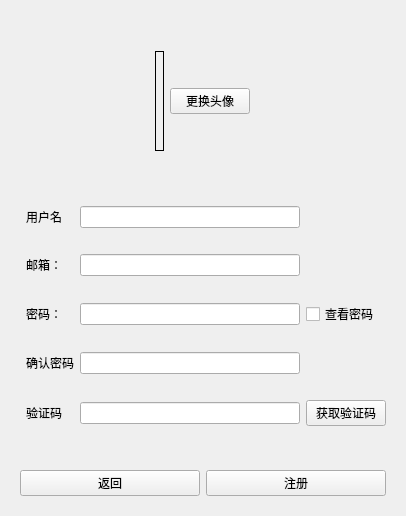
<?xml version="1.0" encoding="UTF-8"?>
<ui version="4.0">
 <class>RegisterForm</class>
 <widget class="QWidget" name="RegisterForm">
  <property name="geometry">
   <rect>
    <x>0</x>
    <y>0</y>
    <width>406</width>
    <height>516</height>
   </rect>
  </property>
  <property name="windowTitle">
   <string>Form</string>
  </property>
  <layout class="QVBoxLayout" name="verticalLayout">
   <item>
    <widget class="QWidget" name="widget_3" native="true">
     <property name="sizePolicy">
      <sizepolicy hsizetype="Expanding" vsizetype="Expanding">
       <horstretch>0</horstretch>
       <verstretch>0</verstretch>
      </sizepolicy>
     </property>
     <property name="maximumSize">
      <size>
       <width>16777215</width>
       <height>200</height>
      </size>
     </property>
     <layout class="QHBoxLayout" name="horizontalLayout_2">
      <item>
       <spacer name="horizontalSpacer">
        <property name="orientation">
         <enum>Qt::Horizontal</enum>
        </property>
        <property name="sizeType">
         <enum>QSizePolicy::Expanding</enum>
        </property>
        <property name="sizeHint" stdset="0">
         <size>
          <width>200</width>
          <height>20</height>
         </size>
        </property>
       </spacer>
      </item>
      <item>
       <widget class="QLabel" name="avatarLabel">
        <property name="sizePolicy">
         <sizepolicy hsizetype="Fixed" vsizetype="Fixed">
          <horstretch>0</horstretch>
          <verstretch>0</verstretch>
         </sizepolicy>
        </property>
        <property name="maximumSize">
         <size>
          <width>100</width>
          <height>100</height>
         </size>
        </property>
        <property name="frameShape">
         <enum>QFrame::Box</enum>
        </property>
        <property name="frameShadow">
         <enum>QFrame::Plain</enum>
        </property>
        <property name="text">
         <string/>
        </property>
        <property name="pixmap">
         <pixmap resource="resources.qrc">:/img/resources/defaultAvatar.jpg</pixmap>
        </property>
        <property name="scaledContents">
         <bool>true</bool>
        </property>
        <property name="alignment">
         <set>Qt::AlignCenter</set>
        </property>
        <property name="wordWrap">
         <bool>false</bool>
        </property>
        <property name="openExternalLinks">
         <bool>false</bool>
        </property>
       </widget>
      </item>
      <item>
       <widget class="QPushButton" name="setAvatarPushButton">
        <property name="text">
         <string>更换头像</string>
        </property>
       </widget>
      </item>
      <item>
       <spacer name="horizontalSpacer_2">
        <property name="orientation">
         <enum>Qt::Horizontal</enum>
        </property>
        <property name="sizeType">
         <enum>QSizePolicy::Expanding</enum>
        </property>
        <property name="sizeHint" stdset="0">
         <size>
          <width>200</width>
          <height>20</height>
         </size>
        </property>
       </spacer>
      </item>
     </layout>
    </widget>
   </item>
   <item>
    <widget class="QWidget" name="widget" native="true">
     <layout class="QGridLayout" name="gridLayout_2">
      <property name="leftMargin">
       <number>15</number>
      </property>
      <item row="1" column="1">
       <widget class="QLineEdit" name="userNameLineEdit">
        <property name="maxLength">
         <number>20</number>
        </property>
       </widget>
      </item>
      <item row="7" column="0">
       <widget class="QLabel" name="passwordLabel2">
        <property name="text">
         <string>确认密码</string>
        </property>
       </widget>
      </item>
      <item row="6" column="1">
       <widget class="QLabel" name="passwordTipLabel1">
        <property name="styleSheet">
         <string notr="true">QLabel { color : red; }</string>
        </property>
        <property name="text">
         <string/>
        </property>
        <property name="wordWrap">
         <bool>true</bool>
        </property>
       </widget>
      </item>
      <item row="4" column="1">
       <widget class="QLabel" name="accountdTipLabel">
        <property name="styleSheet">
         <string notr="true">QLabel { color : red; }</string>
        </property>
        <property name="text">
         <string/>
        </property>
       </widget>
      </item>
      <item row="10" column="1">
       <widget class="QLabel" name="captchaTipLabel">
        <property name="styleSheet">
         <string notr="true">QLabel { color : red; }</string>
        </property>
        <property name="text">
         <string/>
        </property>
       </widget>
      </item>
      <item row="5" column="1">
       <widget class="QLineEdit" name="passwordLineEdit1">
        <property name="maxLength">
         <number>20</number>
        </property>
        <property name="echoMode">
         <enum>QLineEdit::Password</enum>
        </property>
       </widget>
      </item>
      <item row="1" column="0">
       <widget class="QLabel" name="userNameLabel">
        <property name="text">
         <string>用户名</string>
        </property>
       </widget>
      </item>
      <item row="9" column="1">
       <widget class="QLineEdit" name="captchaLineEdit">
        <property name="maxLength">
         <number>6</number>
        </property>
       </widget>
      </item>
      <item row="9" column="2">
       <widget class="QPushButton" name="getCaptchaPushButton">
        <property name="text">
         <string>获取验证码</string>
        </property>
       </widget>
      </item>
      <item row="2" column="1">
       <widget class="QLabel" name="userNameTipLabel">
        <property name="styleSheet">
         <string notr="true">QLabel { color : red; }</string>
        </property>
        <property name="text">
         <string/>
        </property>
       </widget>
      </item>
      <item row="5" column="2">
       <widget class="QCheckBox" name="showPasswordCheckBox">
        <property name="text">
         <string>查看密码</string>
        </property>
       </widget>
      </item>
      <item row="9" column="0">
       <widget class="QLabel" name="captchaLabel">
        <property name="text">
         <string>验证码</string>
        </property>
       </widget>
      </item>
      <item row="3" column="1">
       <widget class="QLineEdit" name="accountLineEdit">
        <property name="maxLength">
         <number>100</number>
        </property>
       </widget>
      </item>
      <item row="8" column="1">
       <widget class="QLabel" name="passwordTipLabel2">
        <property name="styleSheet">
         <string notr="true">QLabel { color : red; }</string>
        </property>
        <property name="text">
         <string/>
        </property>
       </widget>
      </item>
      <item row="3" column="0">
       <widget class="QLabel" name="accountLabel">
        <property name="text">
         <string>邮箱：</string>
        </property>
       </widget>
      </item>
      <item row="5" column="0">
       <widget class="QLabel" name="passwordLabel1">
        <property name="text">
         <string>密码：</string>
        </property>
       </widget>
      </item>
      <item row="7" column="1">
       <widget class="QLineEdit" name="passwordLineEdit2">
        <property name="maxLength">
         <number>20</number>
        </property>
        <property name="echoMode">
         <enum>QLineEdit::Password</enum>
        </property>
       </widget>
      </item>
     </layout>
    </widget>
   </item>
   <item>
    <widget class="QWidget" name="widget_2" native="true">
     <layout class="QHBoxLayout" name="horizontalLayout">
      <item>
       <widget class="QPushButton" name="returnPushButton">
        <property name="text">
         <string>返回</string>
        </property>
       </widget>
      </item>
      <item>
       <widget class="QPushButton" name="registerPushButton">
        <property name="text">
         <string>注册</string>
        </property>
       </widget>
      </item>
     </layout>
    </widget>
   </item>
  </layout>
 </widget>
 <resources>
  <include location="resources.qrc"/>
 </resources>
 <connections/>
</ui>
